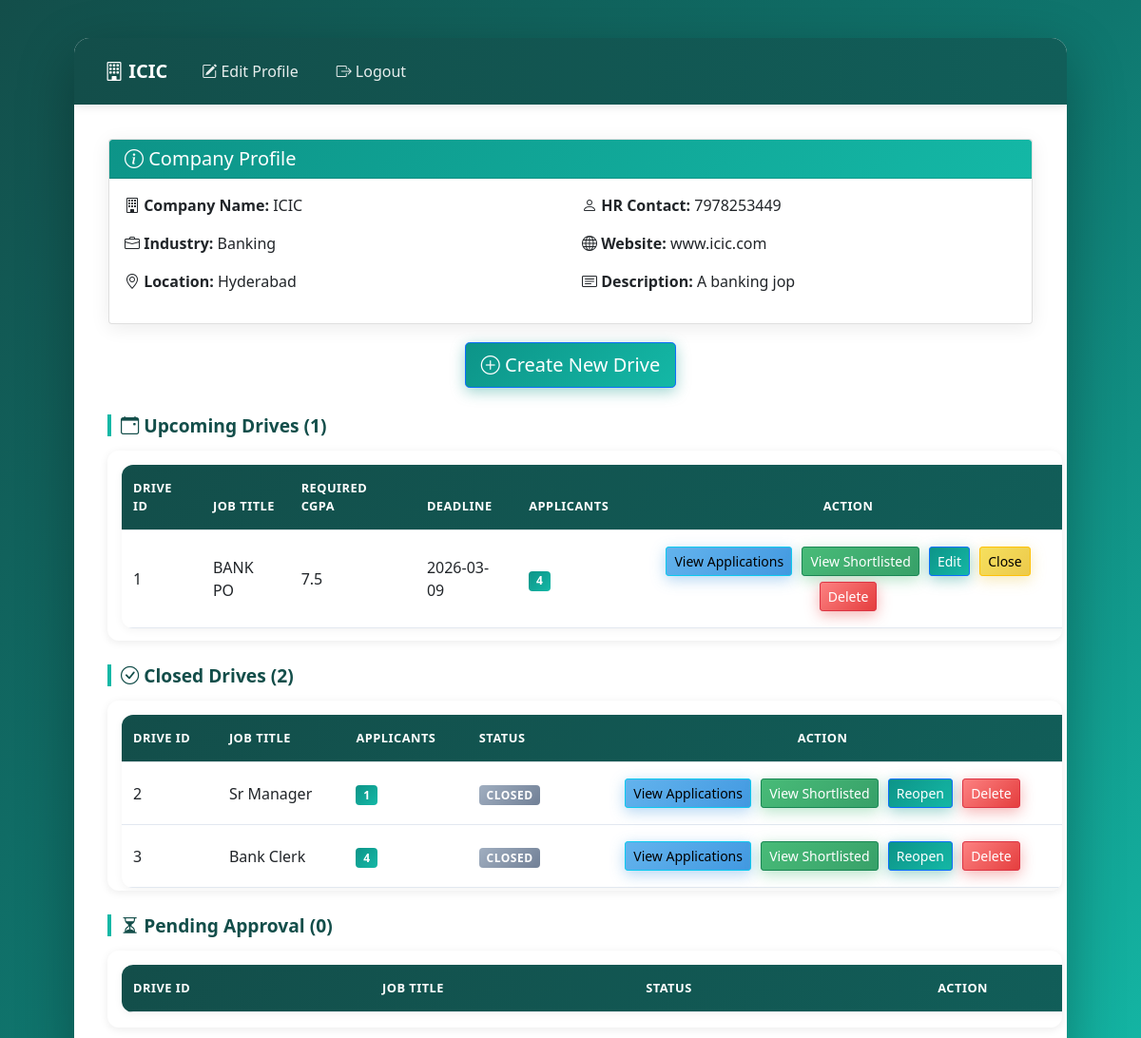
Page /company/2 on the committed database.
### application/models.py (models this page shows)
class Company(db.Model):
    id = db.Column(db.Integer(), primary_key=True)
    company_name = db.Column(db.String(), nullable=False)
    industry = db.Column(db.String(), nullable=False)
    location = db.Column(db.String(), nullable=False)
    hr_contact = db.Column(db.String(), nullable=False)
    website = db.Column(db.String(), nullable=True)
    description = db.Column(db.String(), nullable=True)
    approval_status = db.Column(db.String(), default="pending")
    user_id = db.Column(db.Integer(), db.ForeignKey("user.id"), nullable=False)
    drives = db.relationship("PlacementDrive", backref="company_details")

class PlacementDrive(db.Model):
    id = db.Column(db.Integer(), primary_key=True)
    job_title = db.Column(db.String(), nullable=False)
    job_description = db.Column(db.String(), nullable=False)
    eligibility_criteria = db.Column(db.String(), nullable=False)
    required_skills = db.Column(db.String(), nullable=True)
    experience = db.Column(db.String(), nullable=True)
    required_cgpa = db.Column(db.Float(), nullable=False)
    eligible_branches = db.Column(db.String(), nullable=False)
    ctc = db.Column(db.String(), nullable=False)
    location = db.Column(db.String(), nullable=False)
    drive_date = db.Column(db.String(), nullable=False)
    application_deadline = db.Column(db.String(), nullable=False)
    max_positions = db.Column(db.Integer(), nullable=False)
    approval_status = db.Column(db.String(), default="pending")
    drive_status = db.Column(db.String(), default="upcoming")
    company_id = db.Column(db.Integer(), db.ForeignKey("company.id"), nullable=False)
    applications = db.relationship("Application", backref="drive_details")

### application/controllers.py (the view)
@app.route("/company/<int:user_id>")
def company_dash(user_id):
    this_user = User.query.get(user_id)
    company = Company.query.filter_by(user_id=user_id).first()
    upcoming_drives = PlacementDrive.query.filter_by(
        company_id=company.id,
        drive_status="upcoming",
        approval_status="approved"
    ).all()
    closed_drives = PlacementDrive.query.filter_by(
        company_id=company.id,
        drive_status="closed"
    ).all()
    pending_drives = PlacementDrive.query.filter_by(
        company_id=company.id,
        approval_status="pending"
    ).all()
    rejected_drives = PlacementDrive.query.filter_by(
        company_id=company.id,
        approval_status="rejected"
    ).all()
    return render_template("company_dash.html",
                         this_user=this_user,
                         company=company,
                         upcoming_drives=upcoming_drives,
                         closed_drives=closed_drives,
                         pending_drives=pending_drives,
                         rejected_drives=rejected_drives)

### templates/company_dash.html (shortened to what this page needs)
<!DOCTYPE html>
<html lang="en">
<head>
    <link rel="stylesheet" href="/static/style.css">
    <link href="https://cdn.jsdelivr.net/npm/bootstrap@5.0.2/dist/css/bootstrap.min.css" rel="stylesheet">
    <link rel="stylesheet" href="https://cdn.jsdelivr.net/npm/bootstrap-icons@1.8.0/font/bootstrap-icons.css">
</head>
<body>
    <div id="main">
        <div id="canvas" class="overflow-auto">
            <nav class="navbar navbar-expand-lg navbar-dark">
                <div class="container-fluid">
                    <a class="navbar-brand" href="#"><i class="bi bi-building"></i> {{company.company_name}}</a>
                    <div class="collapse navbar-collapse">
                        <ul class="navbar-nav me-auto mb-2 mb-lg-0">
                            <li class="nav-item">
                                <a class="nav-link" href="/company/edit_profile/{{this_user.id}}"><i class="bi bi-pencil-square"></i> Edit Profile</a>
                            </li>
                            <li class="nav-item">
                                <a class="nav-link" href="/logout"><i class="bi bi-box-arrow-right"></i> Logout</a>
                            </li>
                        </ul>
                    </div>
                </div>
            </nav>
            <div id="content">
                <div class="card m-3">
                    <div class="card-header">
                        <h5 class="mb-0"><i class="bi bi-info-circle"></i> Company Profile</h5>
                    </div>
                    <div class="card-body">
                        <div class="row">
                            <div class="col-md-6">
                                <p><strong><i class="bi bi-building"></i> Company Name:</strong> {{company.company_name}}</p>
                                <p><strong><i class="bi bi-briefcase"></i> Industry:</strong> {{company.industry}}</p>
                                <p><strong><i class="bi bi-geo-alt"></i> Location:</strong> {{company.location}}</p>
                            </div>
                            <div class="col-md-6">
                                <p><strong><i class="bi bi-person"></i> HR Contact:</strong> {{company.hr_contact}}</p>
                                <p><strong><i class="bi bi-globe"></i> Website:</strong> {{company.website or 'N/A'}}</p>
                                <p><strong><i class="bi bi-card-text"></i> Description:</strong> {{company.description or 'N/A'}}</p>
                            </div>
                        </div>
                    </div>
                </div>
                <div class="text-center my-3">
                    <a href="/company/create_drive/{{this_user.id}}" class="btn btn-primary btn-lg"><i class="bi bi-plus-circle"></i> Create New Drive</a>
                </div>
                <h3 class="headings"><i class="bi bi-calendar-event"></i> Upcoming Drives ({{upcoming_drives|length}})</h3>
                <div class="table border" style="max-height:200px;overflow-y: scroll;">
                    <table class="table">
                        <thead>
                            <tr>
                                <th>Drive ID</th>
                                <th>Job Title</th>
                                <th>Required CGPA</th>
                                <th>Deadline</th>
                                <th>Applicants</th>
                                <th class="text-center">Action</th>
                            </tr>
                        </thead>
                        <tbody>
                            {% for drive in upcoming_drives %}
                            <tr>
                                <td>{{drive.id}}</td>
                                <td>{{drive.job_title}}</td>
                                <td>{{drive.required_cgpa}}</td>
                                <td>{{drive.application_deadline}}</td>
                                <td><span class="badge bg-primary">{{drive.applications|length}}</span></td>
                                <td class="text-center">
                                    <a href="/company/view_applications/{{drive.id}}" class="btn btn-info btn-sm">View Applications</a>
                                    <a href="/company/view_shortlisted/{{drive.id}}" class="btn btn-success btn-sm">View Shortlisted</a>
                                    <a href="/company/edit_drive/{{drive.id}}" class="btn btn-primary btn-sm">Edit</a>
                                    <a href="/company/close_drive/{{drive.id}}" class="btn btn-warning btn-sm">Close</a>
                                    <a href="/company/delete_drive/{{drive.id}}" class="btn btn-danger btn-sm" onclick="return confirm('Are you sure? This will delete all applications too.')">Delete</a>
                                </td>
                            </tr>
                            {% endfor %}
                        </tbody>
                    </table>
                </div>
                <h3 class="headings"><i class="bi bi-check-circle"></i> Closed Drives ({{closed_drives|length}})</h3>
                <div class="table border" style="max-height:200px;overflow-y: scroll;">
                    <table class="table">
                        <thead>
                            <tr>
                                <th>Drive ID</th>
                                <th>Job Title</th>
                                <th>Applicants</th>
                                <th>Status</th>
                                <th class="text-center">Action</th>
                            </tr>
                        </thead>
                        <tbody>
                            {% for drive in closed_drives %}
                            <tr>
                                <td>{{drive.id}}</td>
                                <td>{{drive.job_title}}</td>
                                <td><span class="badge bg-primary">{{drive.applications|length}}</span></td>
                                <td><span class="badge bg-secondary">Closed</span></td>
                                <td class="text-center">
                                    <a href="/company/view_applications/{{drive.id}}" class="btn btn-info btn-sm">View Applications</a>
                                    <a href="/company/view_shortlisted/{{drive.id}}" class="btn btn-success btn-sm">View Shortlisted</a>
                                    <a href="/company/reopen_drive/{{drive.id}}" class="btn btn-primary btn-sm">Reopen</a>
                                    <a href="/company/delete_drive/{{drive.id}}" class="btn btn-danger btn-sm" onclick="return confirm('Are you sure? This will delete all applications too.')">Delete</a>
                                </td>
                            </tr>
                            {% endfor %}
                        </tbody>
                    </table>
                </div>
                <h3 class="headings"><i class="bi bi-hourglass-split"></i> Pending Approval ({{pending_drives|length}})</h3>
                <div class="table border" style="max-height:200px;overflow-y: scroll;">
                    <table class="table">
                        <thead>
                            <tr>
                                <th>Drive ID</th>
                                <th>Job Title</th>
                                <th>Status</th>
                                <th class="text-center">Action</th>
                            </tr>
                        </thead>
                    </table>
                </div>
            </div>
        </div>
    </div>
</body>
</html>

### static/style.css (style rules this page uses)
* { margin: 0; padding: 0; box-sizing: border-box; }
body { font-family: 'Segoe UI', Tahoma, Geneva, Verdana, sans-serif; background: linear-gradient(135deg, #134e4a 0%, #0f766e 50%, #14b8a6 100%); min-height: 100vh; }
#main { padding: 20px; }
#canvas { background: #ffffff; margin: 20px auto; width: 90%; max-width: 1400px; min-height: 600px; border-radius: 16px; box-shadow: 0 20px 60px rgba(0, 0, 0, 0.3); overflow: hidden; }
.navbar { background: linear-gradient(90deg, #134e4a 0%, #115e59 100%) !important; padding: 15px 20px !important; box-shadow: 0 2px 10px rgba(0, 0, 0, 0.1); }
.navbar-brand { color: #fff !important; font-weight: 600; font-size: 1.3rem; }
.nav-link { color: rgba(255, 255, 255, 0.9) !important; transition: all 0.3s ease; padding: 8px 16px !important; border-radius: 6px; margin: 0 4px; }
.btn { padding: 10px 20px; border-radius: 8px; font-weight: 500; transition: all 0.3s ease; border: none; margin: 3px; }
.btn-primary { background: linear-gradient(135deg, #0d9488 0%, #14b8a6 100%); box-shadow: 0 4px 15px rgba(13, 148, 136, 0.4); }
.btn-success { background: linear-gradient(135deg, #48bb78 0%, #38a169 100%); box-shadow: 0 4px 15px rgba(72, 187, 120, 0.4); }
.btn-danger { background: linear-gradient(135deg, #fc8181 0%, #e53e3e 100%); box-shadow: 0 4px 15px rgba(229, 62, 62, 0.4); }
.btn-warning { background: linear-gradient(135deg, #f6e05e 0%, #ecc94b 100%); color: #744210; box-shadow: 0 4px 15px rgba(236, 201, 75, 0.4); }
.btn-info { background: linear-gradient(135deg, #63b3ed 0%, #4299e1 100%); box-shadow: 0 4px 15px rgba(66, 153, 225, 0.4); }
.btn-sm { padding: 6px 14px; font-size: 0.85rem; }
.card { border: none; border-radius: 12px; box-shadow: 0 4px 20px rgba(0, 0, 0, 0.08); transition: all 0.3s ease; margin: 15px; overflow: hidden; }
.card-header { background: linear-gradient(135deg, #0d9488 0%, #14b8a6 100%); color: #fff; font-weight: 600; padding: 16px 20px; border: none; }
.card-body { padding: 20px; }
.table { margin: 15px; border-radius: 12px; overflow: hidden; box-shadow: 0 2px 10px rgba(0, 0, 0, 0.05); }
.table thead { background: linear-gradient(135deg, #134e4a 0%, #115e59 100%); color: #fff; }
.table thead th { border: none; padding: 15px 12px; font-weight: 600; text-transform: uppercase; font-size: 0.8rem; letter-spacing: 0.5px; }
.table tbody tr { transition: all 0.2s ease; }
.table tbody td { padding: 14px 12px; vertical-align: middle; border-color: #e2e8f0; }
.badge { padding: 6px 12px; border-radius: 20px; font-weight: 500; font-size: 0.75rem; text-transform: uppercase; letter-spacing: 0.5px; }
.badge.bg-primary { background: linear-gradient(135deg, #0d9488 0%, #14b8a6 100%) !important; }
.badge.bg-secondary { background: linear-gradient(135deg, #a0aec0 0%, #718096 100%) !important; }
.headings { color: #134e4a; font-weight: 700; margin: 25px 15px 15px; padding-left: 10px; border-left: 4px solid #14b8a6; font-size: 1.2rem; }
#content { padding: 20px; }
.table.border { border: none !important; border-radius: 12px; box-shadow: 0 2px 10px rgba(0, 0, 0, 0.08); }
a { color: #0d9488; text-decoration: none; transition: all 0.2s ease; }

### rows in the picture
Company: company_name "ICIC", industry "Banking", location "Hyderabad", hr_contact "7978253449", website "www.icic.com", description "A banking jop"
PlacementDrive: id "1", job_title "BANK PO", required_cgpa "7.5", application_deadline "2026-03-09", applications|length "4"
PlacementDrive: id "2", job_title "Sr Manager", applications|length "1"
PlacementDrive: id "3", job_title "Bank Clerk", applications|length "4"

### other values in the picture
{{ upcoming_drives|length }} "1"
{{ closed_drives|length }} "2"
{{ pending_drives|length }} "0"
